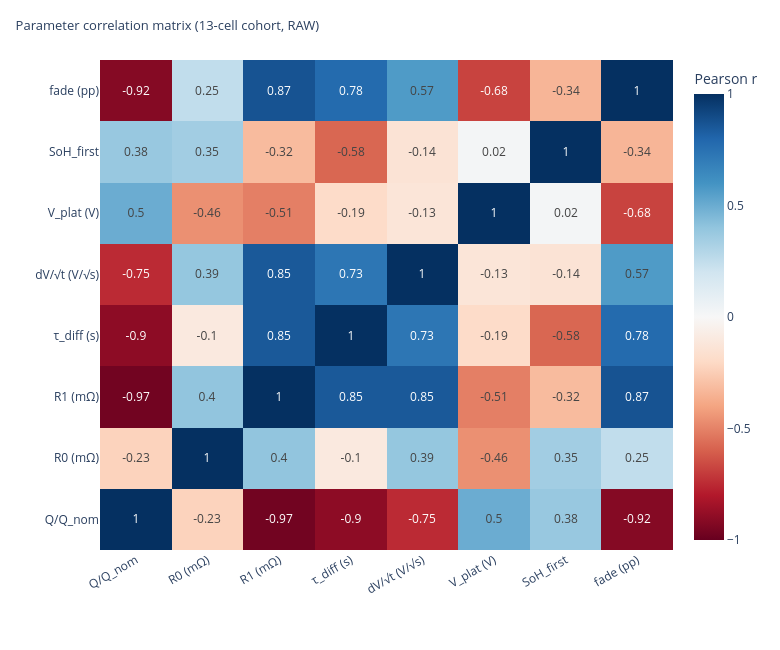

Source (notebook cell):
### Markdown cell above
## 5. Parameter correlation matrix

Which parameters are collinear? Highly-correlated parameters (|r| > 0.9) don't add independent information — worth knowing when we design the fingerprint.

### Code cell
corr_cols = ['Q/Q_nom','R0 (mΩ)','R1 (mΩ)','τ_diff (s)','dV/√t (V/√s)',
              'V_plat (V)','SoH_first','fade (pp)']
corr = final[corr_cols].corr(method='pearson', min_periods=3).round(2)

fig = go.Figure(data=go.Heatmap(
    z=corr.values,
    x=corr.columns, y=corr.index,
    text=corr.values, texttemplate='%{text:+.2f}',
    colorscale='RdBu', zmid=0, zmin=-1, zmax=1,
    colorbar=dict(title='Pearson r'),
))
fig.update_layout(
    title=dict(text='Parameter correlation matrix (13-cell cohort, RAW)',
                x=0.02, font_size=13),
    width=780, height=650,
    plot_bgcolor='white',
    margin=dict(l=100, r=40, t=60, b=100),
)
fig.update_xaxes(tickangle=-30)
fig.show()

### Figure 1 — Plotly figure (JSON) as saved in the notebook; plotly's stock layout.template omitted (floating-point values rounded to 4 significant figures)
{"data": [{"colorbar": {"title": {"text": "Pearson r"}}, "colorscale": [[0.0, "rgb(103,0,31)"], [0.1, "rgb(178,24,43)"], [0.2, "rgb(214,96,77)"], [0.3, "rgb(244,165,130)"], [0.4, "rgb(253,219,199)"], [0.5, "rgb(247,247,247)"], [0.6, "rgb(209,229,240)"], [0.7, "rgb(146,197,222)"], [0.8, "rgb(67,147,195)"], [0.9, "rgb(33,102,172)"], [1.0, "rgb(5,48,97)"]], "text": [[1.0, -0.23, -0.97, -0.9, -0.75, 0.5, 0.38, -0.92], [-0.23, 1.0, 0.4, -0.1, 0.39, -0.46, 0.35, 0.25], [-0.97, 0.4, 1.0, 0.85, 0.85, -0.51, -0.32, 0.87], [-0.9, -0.1, 0.85, 1.0, 0.73, -0.19, -0.58, 0.78], [-0.75, 0.39, 0.85, 0.73, 1.0, -0.13, -0.14, 0.57], [0.5, -0.46, -0.51, -0.19, -0.13, 1.0, 0.02, -0.68], [0.38, 0.35, -0.32, -0.58, -0.14, 0.02, 1.0, -0.34], [-0.92, 0.25, 0.87, 0.78, 0.57, -0.68, -0.34, 1.0]], "texttemplate": "%{text:+.2f}", "type": "heatmap", "x": ["Q/Q_nom", "R0 (mΩ)", "R1 (mΩ)", "τ_diff (s)", "dV/√t (V/√s)", "V_plat (V)", "SoH_first", "fade (pp)"], "y": ["Q/Q_nom", "R0 (mΩ)", "R1 (mΩ)", "τ_diff (s)", "dV/√t (V/√s)", "V_plat (V)", "SoH_first", "fade (pp)"], "z": [[1.0, -0.23, -0.97, -0.9, -0.75, 0.5, 0.38, -0.92], [-0.23, 1.0, 0.4, -0.1, 0.39, -0.46, 0.35, 0.25], [-0.97, 0.4, 1.0, 0.85, 0.85, -0.51, -0.32, 0.87], [-0.9, -0.1, 0.85, 1.0, 0.73, -0.19, -0.58, 0.78], [-0.75, 0.39, 0.85, 0.73, 1.0, -0.13, -0.14, 0.57], [0.5, -0.46, -0.51, -0.19, -0.13, 1.0, 0.02, -0.68], [0.38, 0.35, -0.32, -0.58, -0.14, 0.02, 1.0, -0.34], [-0.92, 0.25, 0.87, 0.78, 0.57, -0.68, -0.34, 1.0]], "zmax": 1, "zmid": 0, "zmin": -1}], "layout": {"height": 650, "margin": {"b": 100, "l": 100, "r": 40, "t": 60}, "plot_bgcolor": "white", "title": {"font": {"size": 13}, "text": "Parameter correlation matrix (13-cell cohort, RAW)", "x": 0.02}, "width": 780, "xaxis": {"tickangle": -30}}}
